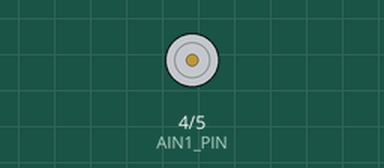
Recording of a sketch running on a simulated Arduino Uno, built with avr-gcc and run on an emulated ATmega328P. Parts: motor-driver pin pairs drawn as motors (green arrow = first pin HIGH = forward, orange = second pin HIGH = backward, longer = more drive, scaled by the enable pin).

Above: at 0.5 s.
Timing chart, 0 to 3.0 s (numbered marks = the images above):
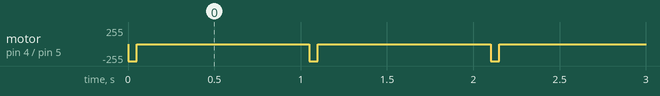

The sketch:

dc_motor_setup.ino
```cpp
#define AIN1_PIN 4
#define AIN2_PIN 5
#define PWMA_PIN 6

// Define motor speed and step duration
const int motorSpeed = 255;  // Max PWM value (0 to 255)
const int stepDuration = 50;  // Duration of each step in milliseconds

void setup() {
  // Set motor control pins as outputs
  pinMode(AIN1_PIN, OUTPUT);
  pinMode(AIN2_PIN, OUTPUT);
  pinMode(PWMA_PIN, OUTPUT);
}

void loop() {
  // Move the motor forward for a short duration CLOCKWISE
  digitalWrite(AIN1_PIN, LOW);
  digitalWrite(AIN2_PIN, HIGH);
  analogWrite(PWMA_PIN, motorSpeed);  // Start the motor at the defined speed

  delay(stepDuration);  // Wait for the step to complete

  // Stop the motor
  digitalWrite(AIN1_PIN, LOW);
  digitalWrite(AIN2_PIN, LOW);
  analogWrite(PWMA_PIN, 0);  // Stop sending PWM signal

  // Wait some time before the next step
  delay(1000);  // Wait for 1 second
}
```

Measured:
- by itself, motor on pin 4 (AIN1_PIN) / pin 5 (AIN2_PIN): alternates backward 255/255 for 0.05 s and stopped for 1.0 s
